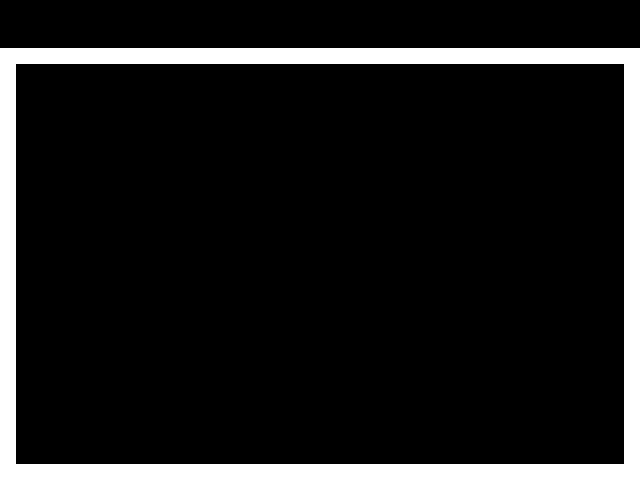

Rendered tile map (Tiled .tmx) drawn with the repository's tilesets; below, a short description and the map source with its tile grids summarised:
An orthogonal 40x30 tile map with 16x16 px tiles, 2 tile layers (walls, outer).

<map version="1.2" tiledversion="1.3.4" orientation="orthogonal" renderorder="right-down" width="40" height="30" tilewidth="16" tileheight="16" infinite="0" nextlayerid="3" nextobjectid="1">
 <tileset firstgid="1" name="theconversation-tileset" tilewidth="16" tileheight="16" tilecount="1" columns="1">
  <image source="../tilesets/tileset.png" width="16" height="16" />
  <tile id="0">
   <properties>
    <property name="collides" type="bool" value="true" />
   </properties>
  </tile>
 </tileset>
 <layer id="1" name="walls" width="40" height="30">
  <data>[1200 cells, 130 non-empty, 1 distinct tile ids]</data>
 </layer>
 <layer id="2" name="outer" width="40" height="30">
  <data>[1200 cells, 130 non-empty, 1 distinct tile ids]</data>
 </layer>
</map>
